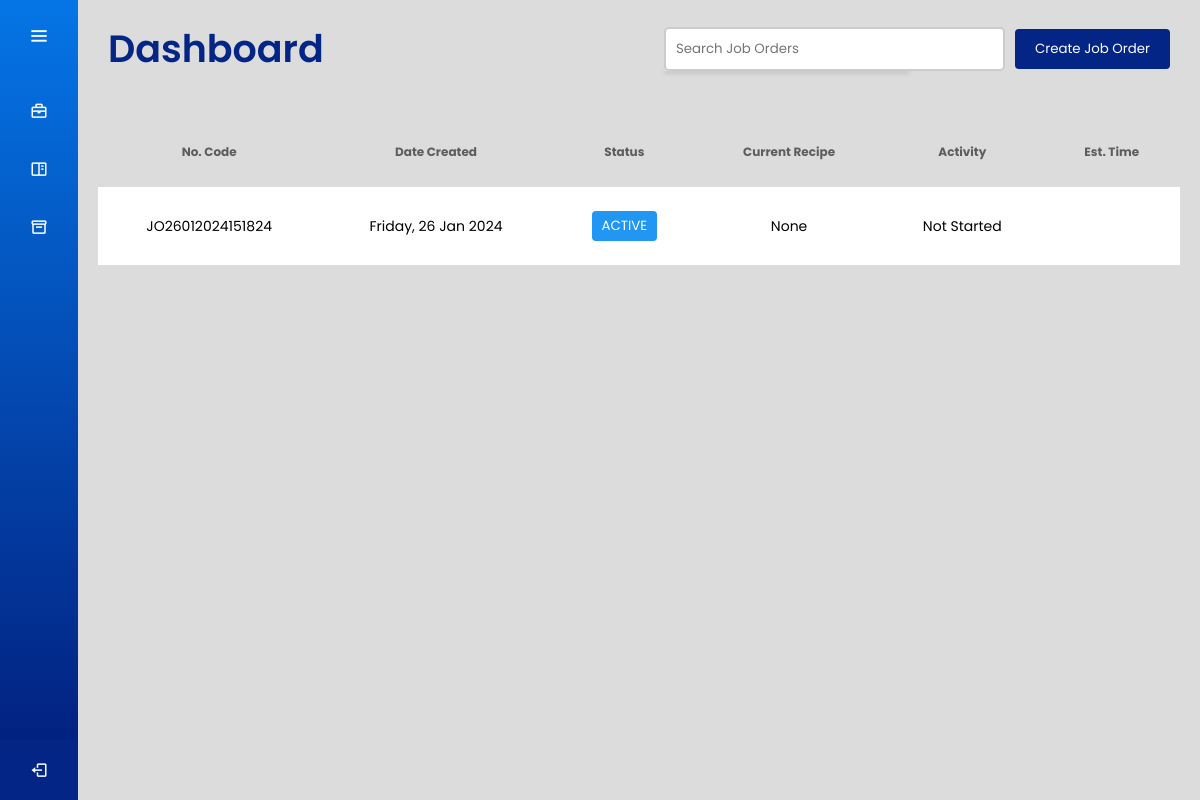
The page /dashboard/ (signed in) on the database its author committed.
### joborders/models.py (models this page shows, shortened)
class JobOrder(models.Model):
    jobOrderId = models.CharField(max_length=50, unique=True)
    jobOrderCreatedDate = models.DateTimeField()
    jobOrderStatus = models.CharField(max_length=50)
    userId = models.ForeignKey(User, on_delete=models.CASCADE)

### users/views.py (the view, shortened to what this page needs)
# urls.py: path('dashboard/', views.worker_dashboard_view, name='worker_dashboard'),
@login_required
def worker_dashboard_view(request):
    malaysian_tz = pytz.timezone('Asia/Kuala_Lumpur')
    now = timezone.now().astimezone(malaysian_tz)
    job_orders_list = []
    job_orders = JobOrder.objects.filter(
    jobOrderStatus__in=['ACTIVE']
).prefetch_related('recipes__activity_recipe')
    try:
        user_role = UserRole.objects.get(user=request.user).role
    except UserRole.DoesNotExist:
        user_role = None  # Or set a default role if appropriate
    for job_order in job_orders:
        earliest_activity = {
            'recipeName': 'None',
            'name': 'Not Started',
            'time': None
        }
        non_draft_recipes = job_order.recipes.filter(isDraft=False)
        if job_order.jobOrderStatus != "ACTIVE":
            earliest_activity['recipeName'] = ''
            earliest_activity['name'] = ''
            earliest_activity['time'] = ''
        job_data = {
            'jobOrderId': job_order.jobOrderId,
            'jobOrderCreatedDate': job_order.jobOrderCreatedDate,
            'jobOrderStatus': job_order.jobOrderStatus,
            'current_recipe_name': earliest_activity['recipeName'],
            'current_activity_name': earliest_activity['name'],
            'current_activity_time': earliest_activity['time'],
        }
        job_orders_list.append(job_data)
    context = {
        'job_orders': job_orders_list,
        'user_role': user_role,
    }
    return render(request, 'worker_dashboard.html', context)

### users/context_processors.py (called while the page is built)
def user_role_context(request):
    user = request.user
    if user.is_authenticated:
        try:
            user_role = UserRole.objects.get(user=user).get_role_display()
        except UserRole.DoesNotExist:
            user_role = None
    else:
        user_role = None
    return {
        'username': user.username if user.is_authenticated else 'Guest',
        'user_role': user_role
    }

### users/templates/worker_dashboard.html (shortened to what this page needs)
<!DOCTYPE html>
<html lang="en" dir="ltr">
  <head>
    {% load static %}
    <link rel="stylesheet" href="{% static 'css/dash_style.css' %}">
    <link rel="stylesheet" href="{% static 'css/table_style.css' %}">
    <link href='https://unpkg.com/boxicons@2.0.7/css/boxicons.min.css' rel='stylesheet'>
   </head>
<body>
  {% include 'sidebar.html' %}
  <section class="home-section">
    {% include 'header.html' %}
    <div class="main-content">
      {% include 'dashboard_table.html' %}
    </div>
  </section>
</body>
</html>

### users/templates/dashboard_table.html (shortened to what this page needs)
<!DOCTYPE html>
<html lang="en" dir="ltr">
<head>
</head>
<body>
    <table id="dashboard-table">
        <thead>
            <tr>
                <th>No. Code</th>
                <th>Date Created</th>
                <th>Status</th>
                <th>Current Recipe</th>
                <th>Activity</th>
                <th>Est. Time</th>
            </tr>
        </thead>
        <tbody>
            {% for job in job_orders %}
                <tr id="job_order_row_{{ job.jobOrderId }}" class="clickable-row" data-job-order-id="{{ job.jobOrderId }}">
                    <td>{{ job.jobOrderId }}</td>
                    <td>{{ job.jobOrderCreatedDate|date:"l, d M Y" }}</td>
                    <td>
                        <button class="status-button status-{{ job.jobOrderStatus|lower }}">
                            {{ job.jobOrderStatus }}
                        </button>
                    </td>
                    <td>{{ job.current_recipe_name }}</td>
                    {% if job.jobOrderStatus == "ACTIVE" %}
                        <td>{{ job.current_activity_name }}</td>
                        <td>{{ job.current_activity_time|date:"l, d M Y H:i A" }}</td>
                    {% else %}
                        <td></td>
                        <td></td>
                    {% endif %}
                </tr>
            {% empty %}
                <tr>
                    <td colspan="6">No job orders found.</td>
                </tr>
            {% endfor %}
        </tbody>
    </table>
</body>
</html>

### static/css/dash_style.css (style rules this page uses)
* { margin: 0; padding: 0; box-sizing: border-box; font-family: "Poppins", sans-serif; }
.home-section { position: relative; background: #DCDCDC; min-height: 100vh; top: 0; left: 78px; width: calc(100% - 78px); transition: all 0.5s ease; z-index: 2; }
.home-section .main-content { padding: 20px; background-color: #DCDCDC; min-height: 300px; height: 100%; }

### static/css/table_style.css (style rules this page uses)
table { width: 100%; border-collapse: collapse; margin: 0; }
table thead { color: #5D5D5D; }
table th { padding: 26px; text-align: center; vertical-align: middle; font-size: 12px; font-weight: 700; }
table td { padding: 24px; text-align: center; vertical-align: middle; font-size: 14px; }
table tbody tr { padding: 10px; background-color: #ffffff; transition: background-color 0.3s; }
.status-button { padding: 5px 10px; border: none; border-radius: 4px; color: white; font-weight: 400; cursor: default; }
.status-active { background-color: #2196F3; }

### rows shown on the page
JobOrder: jobOrderId "JO26012024151824", jobOrderCreatedDate "Friday, 26 Jan 2024", jobOrderStatus "ACTIVE"

### other values the page prints
{{ job.current_recipe_name }} "None"
{{ job.current_activity_name }} "Not Started"
